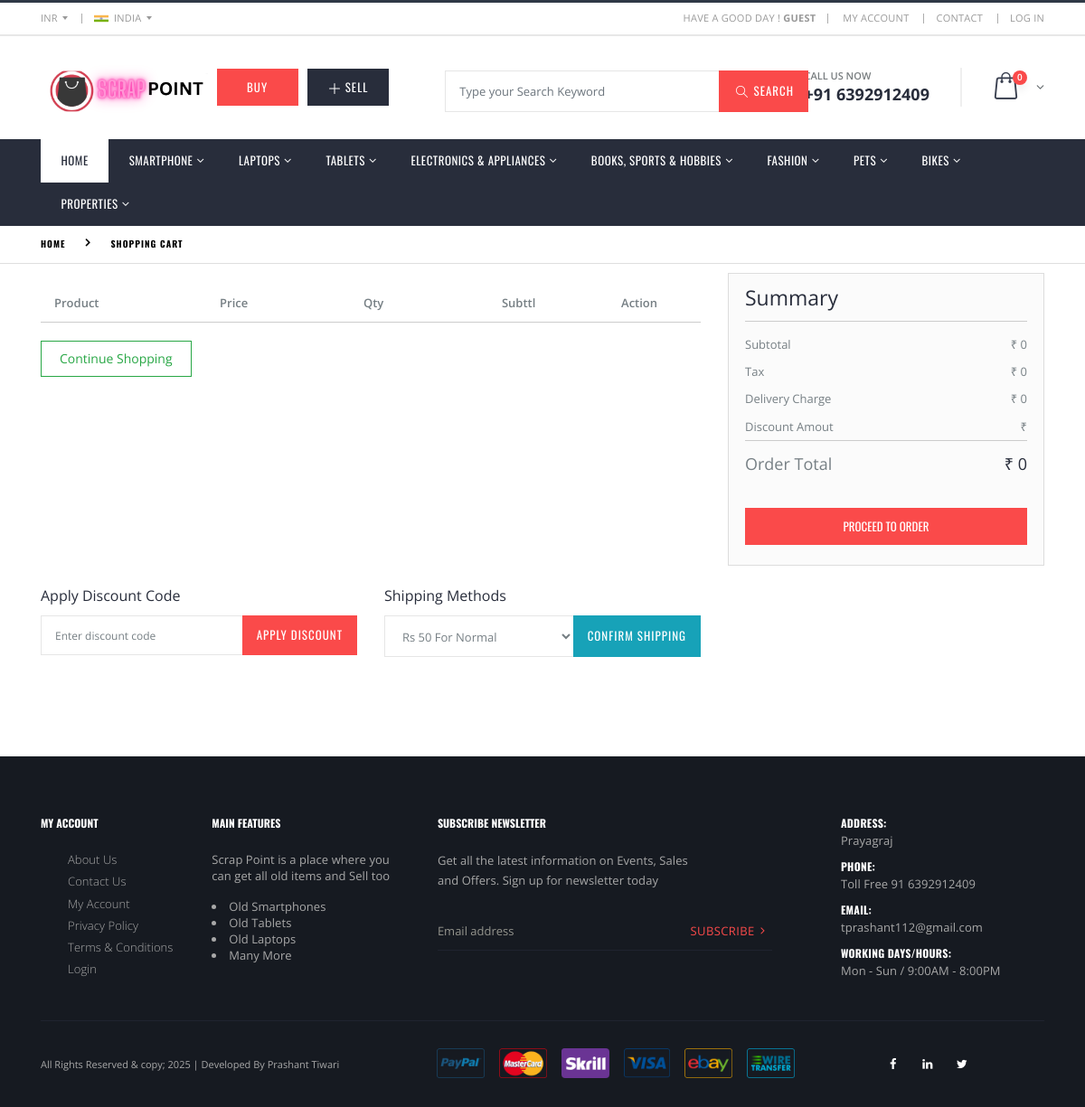
The app's page /cart.php with its own data.
### tables this page shows
CREATE TABLE `categories` (
  `id` int(11) NOT NULL COMMENT 'CATEGORIES ID',
  `category_name` varchar(64) NOT NULL,
  `category_status` enum('Active','Inactive') NOT NULL DEFAULT 'Active',
  `created_at` datetime DEFAULT NULL,
  `updated_at` datetime DEFAULT NULL
);

### app/Http/Controllers/View.php (called while the page is built, shortened)
<?php
class View
{
	public function loadContent($directory, $page_name)
	{
		include("resource/view/".$directory."/".$page_name.".php");
	}
}
?>

### cart.php (called while the page is built, shortened)
<?php
include("app/Http/Controllers/View.php");
$view = new View;
$view->loadContent("include", "session");
$view->loadContent("include", "top");

### app/Models/Eloquent.php (called while the page is built, shortened)
<?php
class Eloquent
{
	public $connection;
	public function __construct()
	{
		$this->connection = new PDO('mysql:host='.$GLOBALS['DBHOST'].';dbname='.$GLOBALS['DBNAME'].';charset=utf8', $GLOBALS['DBUSER'], $GLOBALS['DBPASS']);
		$this->connection->setAttribute(PDO::ATTR_ERRMODE, PDO::ERRMODE_EXCEPTION);
		$this->connection->setAttribute(PDO::ATTR_EMULATE_PREPARES, false);
	}
	public function selectData($columnName, $tableName, $whereValue = 0, $inColumn = 0, $inValue = 0, $formatBy = 0, $paginate = 0)
	{
		try
		{
			if($columnName == "*")
			{
				$sql1 = "SELECT ";
				$sql2 = "*";
			}
			$sql3 = " FROM `$tableName`";
			if(@$formatBy['GROUP'])
				$sql6 = " GROUP BY `" . $formatBy['GROUP'] . "`";
			else
				$sql6 = "";
			if(@$formatBy['ASC'])
				$sql7 = " ORDER BY `" . $formatBy['ASC'] . "` ASC";
			else if(@$formatBy['DESC'])
				$sql7 = " ORDER BY `" . $formatBy['DESC'] . "` DESC";
			else
				$sql7 = "";
			if($paginate != 0)
				$sql8 = " LIMIT " . $paginate['POINT'] . ", " . $paginate['LIMIT'];
			else
				$sql8 = "";
			if($whereValue != 0)
			{
				$sql4 = " WHERE ";
				foreach($whereValue AS $wa1Column => $wa1Value)
				{
					@$sql5 .= $wa1Column . " = " . "'" . $wa1Value . "' AND ";
				}
				$sql5 = trim($sql5); $sql5 = rtrim($sql5, "AND"); $sql5 = trim($sql5);
				$preSQL = $sql1 . $sql2 . $sql3 . $sql4 . $sql5 . $sql6 . $sql7 . $sql8;
			}
			else
			{
				if($inValue != 0)
				{
					$preSQL = $sql1 . $sql2 . $sql3 . $sql4 . $sql5 . $sql6 . $sql7 . $sql8;
				}
				else
				{
					$preSQL = $sql1 . $sql2 . $sql3 . $sql6 . $sql7 . $sql8;
				}
			}
			$query = $this->connection->prepare($preSQL);
			$query->execute();
			$dataSelected = $query->fetchAll(PDO::FETCH_ASSOC);
			return $dataSelected;
		}
		catch(Exception $e)
		{
			return 0;
		}
	}
	public function selectJoinData($columnName, $tableName, $joinType = "INNER", $onCondition, $whereValue = 0, $formatBy = 0, $paginate = 0)
	{
		try
		{
			if($columnName == "*")
			{
				$sql1 = "SELECT ";
				$sql2 = "*";
			}
			else
			{
				$sql1 = "SELECT ";
				foreach($columnName AS $ca1Column => $ca1Value)
				{
					@$sql2 .= "$ca1Value, ";
				}
				$sql2 = rtrim(@$sql2, ", ");
			}
			$sql3 = " FROM `" . $tableName['MAIN'] . "`";
			foreach($onCondition AS $on1Column => $on1Value)
			{
				@$sql4 .= " " . $joinType . " JOIN `" . $tableName[$on1Column] . "` ON " . $on1Value[0] . " = " . $on1Value[1];
			}
			if(@$formatBy['ASC'])
				$sql7 = " ORDER BY " . $formatBy['ASC'] . " ASC";
			else if(@$formatBy['DESC'])
				$sql7 = " ORDER BY " . $formatBy['DESC'] . " DESC";
			else
				$sql7 = "";
			if($whereValue != 0)
			{
				$sql5 = " WHERE ";
				foreach($whereValue AS $wa1Column => $wa1Value)
				{
					@$sql6 .= $wa1Column . " = " . "'" . $wa1Value . "' AND ";
				}
				$sql6 = trim($sql6); $sql6 = rtrim($sql6, "AND"); $sql6 = trim($sql6);
				$preSQL = $sql1 . $sql2 . $sql3 . $sql4 . $sql5 . $sql6 . $sql7;
			}
			else
			{
				$preSQL = $sql1 . $sql2 . $sql3 . $sql4 . $sql7;
			}
			$query = $this->connection->prepare($preSQL);
			$query->execute();
			$dataSelected = $query->fetchAll(PDO::FETCH_ASSOC);
			return $dataSelected;
		}
		catch(Exception $e)
		{
			return 0;
		}
	}
}
?>

### resource/view/include/top.php (the view, shortened to what this page needs)
<!DOCTYPE html>
<html lang="en">
	<head>
		<link rel="stylesheet" href="public/assets/css/bootstrap.min.css">
		<link rel="stylesheet" href="public/assets/css/toastr.css">
		<link rel="stylesheet" href="public/assets/css/style.min.css">
		<link rel="stylesheet" href="public/assets/css/custom.css">
	</head>
	<body>
		<?php
			include("app/Models/Eloquent.php");
			$eloquent = new Eloquent;
			$columnName = $tableName = $whereValue = null;
			$columnName = "*";
			$tableName = "categories";
			$whereValue['category_status'] = "Active";
			$categoryMenu = $eloquent->selectData($columnName, $tableName, @$whereValue);
			$columnName = $tableName = $joinType = $onCondition = $whereValue = $formatBy = null;
			$columnName["1"] = "shopcarts.quantity";
			$columnName["2"] = "products.id";
			$columnName["3"] = "products.product_name";
			$columnName["4"] = "products.product_price";
			$columnName["5"] = "products.product_master_image";
			$tableName["MAIN"] = "shopcarts";
			$joinType = "INNER";
			$tableName["1"] = "products";
			$onCondition["1"] = ["shopcarts.product_id", "products.id"];
			$whereValue["shopcarts.customer_id"] = @$_SESSION['SSCF_login_id'];
			$formatBy["DESC"] = "shopcarts.id";
			$myaddcartItems = $eloquent->selectJoinData($columnName, $tableName, $joinType, $onCondition, @$whereValue, @$formatBy, @$paginate);
		?>
		<div class="page-wrapper">
			<header class="header" id="header">
				<div class="header-top">
					<div class="container">
						<div class="header-left header-dropdowns">
							<div class="header-dropdown">
								<a href="#">INR</a>
							</div>
							<div class="header-dropdown">
								<a href="#"><img src="public/assets/images/favicon/bd.png" alt="India flag">INDIA</a>
							</div>
						</div>
						<div class="header-right">
							<p class="welcome-msg">Have a good day !
								<?php
									if(@$_SESSION['SSCF_login_id'] > 0) {
										echo '<b>'. @$_SESSION['SSCF_login_user_name'] .'</b>' ;
										} else {
										echo '<b> GUEST </b>' ;
									}
								?>
							</p>
							<div class="header-dropdown dropdown-expanded">
								<div class="header-menu">
									<ul>
										<li><a href="dashboard.php">MY ACCOUNT </a></li>
										<li><a href="contact.php">Contact</a></li>
										<?php
											if(@$_SESSION['SSCF_login_id'] > 0)
											{
												echo '<li><a href="?exit=yes">LOG OUT</a></li>';
											}
											else
											{
												echo '<li><a href="login.php">LOG IN</a></li>';
											}
										?>
									</ul>
								</div>
							</div>
						</div>
					</div>
				</div>
				<div class="header-middle">
					<div class="container">
						<div class="header-left">
							<a href="index.php" class="logo">
								<img style="height: 60px;" src="public/assets/images/favicon/logoFrontEnd.png" alt="SuperShop Logo">
							</a>
						</div>
						<div class="header-left">
						<a href="index.php"><button type="button" class="btn btn-primary btn-sm mx-3">BUY</button></a>
						<a href="/scrappoint/admin/"><button type="button" class="btn btn-secondary btn-sm"><svg xmlns="http://www.w3.org/2000/svg" width="16" height="16" fill="currentColor" class="bi bi-plus-lg" viewBox="0 0 16 16">
                        <path fill-rule="evenodd" d="M8 2a.5.5 0 0 1 .5.5v5h5a.5.5 0 0 1 0 1h-5v5a.5.5 0 0 1-1 0v-5h-5a.5.5 0 0 1 0-1h5v-5A.5.5 0 0 1 8 2Z"/>
                         </svg> SELL</button></a>
						</div>
						<div class="header-center" style="padding-left: -20px;">
							<form action="search.php" method="post" style="margin-bottom: -8px;">
								<div class="input-group" style="width: 100%; margin: 0px 60px;">
									<input type="search" class="form-control" name="keywords" id="search" placeholder="Type your Search Keyword" required>
									<div class="input-group-append">
										<button class="btn btn-sm btn-primary" type="submit"><i class="icon-magnifier"></i> SEARCH </button>
									</div>
								</div>
							</form>
						</div>
						<div class="header-right">
							<div class="header-contact"><span>Call us now</span>
								<a href="tel:#"><strong>+91 6392912409</strong></a>
							</div>
							<div class="dropdown cart-dropdown">
								<a href="#" class="dropdown-toggle" role="button" data-toggle="dropdown" aria-haspopup="true" aria-expanded="false" data-display="static">
									<span class="cart-count"> <?php echo count(@$myaddcartItems); ?> </span>
								</a>
							</div>
						</div>
					</div>
				</div>
				<div class="header-bottom sticky-header">
					<div class="container">
						<nav class="main-nav">
							<ul class="menu sf-arrows">
								<li class="active"><a href="index.php">Home</a></li>
								<?php
									foreach($categoryMenu as $eachCategory)
									{
										echo'
										<li><a href="#" class="sf-with-ul">'.$eachCategory['category_name'].'</a>
										<ul>';
										echo '</ul>
										</li>';
									}
								?>
							</ul>
						</nav>
					</div>
				</div>
			</header>

### public/assets/css/custom.css (style rules this page uses)
ul, .list-unstyled { padding-left: 30px; }

### records on screen
categories: category_name "SMARTPHONE"
categories: category_name "LAPTOPS"
categories: category_name "TABLETS"
categories: category_name "ELECTRONICS & APPLIANCES"
categories: category_name "BOOKS, SPORTS & HOBBIES"
categories: category_name "FASHION"
categories: category_name "PETS"
categories: category_name "BIKES"
categories: category_name "PROPERTIES"

### other values on screen
count(@$myaddcartItems) "0"
$GLOBALS['CURRENCY'] "₹"
$cartSubtotal "0"
$tax = ($cartSubtotal * $GLOBALS['TAX']) / 100 "0"
